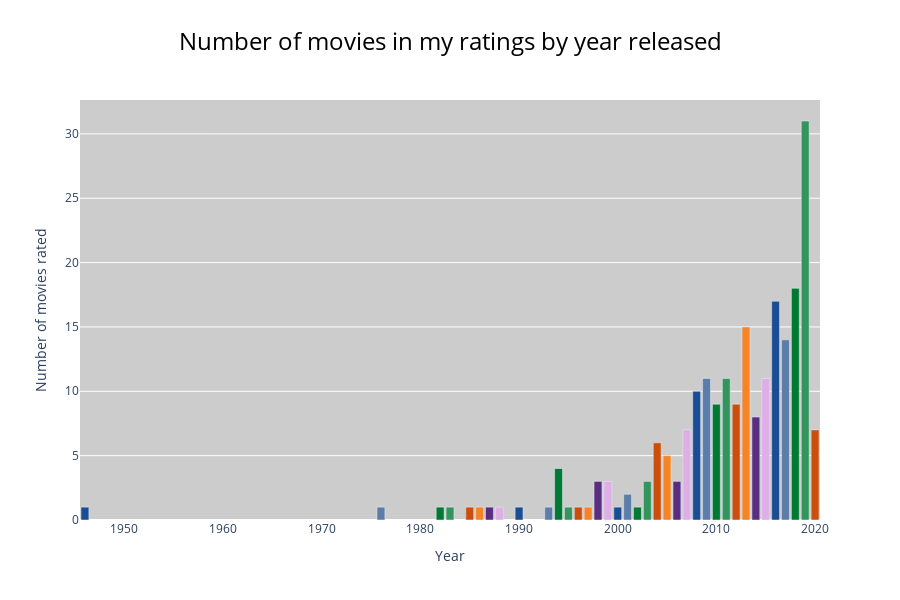

The cell this chart's notebook holds for it:
### Code cell
# bar1
# num movies per year
bar = df.groupby('Year').count()['Title'].copy()
fig = go.Figure(data=go.Bar(x=bar.index,
                    y=bar.values,
                    marker_color=full_color_list[0:len(bar)],
                    hovertemplate='Year: ' + bar.index.astype(str) + ''+
                    '<br>Count: '+ bar.values.astype(str) +'<br>'
                    + '<extra></extra>'
                ))
fig.update_layout(
    plot_bgcolor='#cccccc',
    title=dict(
        text='Number of movies in my ratings by year released',
        font=dict(
            size=24,
            color='#000000'
        ),
        x=.5
    ),
    xaxis=dict(
        title='Year'
    ),
    yaxis=dict(
        title='Number of movies rated'
    ),
    width=900,
    height=600
)
fig.show()
# plotly.offline.plot(fig, filename='3-13-20-bar1.html')
# Originally run with 'https://github.com/ethanfuerst/imdb_ratings/blob/226cfa35e9f54639c2e5a042ac60bea2a2ffc0f7/ratings.csv'
# pio.write_html(fig, file='3-3-20-bar1.html', auto_open=True)
# fig.write_image("3-13-20-bar1.png")

### Figure 1 — Plotly figure (JSON) as saved in the notebook; plotly's stock layout.template omitted (floating-point values rounded to 4 significant figures)
{"data": [{"hovertemplate": ["Year: 1946<br>Count: 1<br><extra></extra>", "Year: 1976<br>Count: 1<br><extra></extra>", "Year: 1982<br>Count: 1<br><extra></extra>", "Year: 1983<br>Count: 1<br><extra></extra>", "Year: 1985<br>Count: 1<br><extra></extra>", "Year: 1986<br>Count: 1<br><extra></extra>", "Year: 1987<br>Count: 1<br><extra></extra>", "Year: 1988<br>Count: 1<br><extra></extra>", "Year: 1990<br>Count: 1<br><extra></extra>", "Year: 1993<br>Count: 1<br><extra></extra>", "Year: 1994<br>Count: 4<br><extra></extra>", "Year: 1995<br>Count: 1<br><extra></extra>", "Year: 1996<br>Count: 1<br><extra></extra>", "Year: 1997<br>Count: 1<br><extra></extra>", "Year: 1998<br>Count: 3<br><extra></extra>", "Year: 1999<br>Count: 3<br><extra></extra>", "Year: 2000<br>Count: 1<br><extra></extra>", "Year: 2001<br>Count: 2<br><extra></extra>", "Year: 2002<br>Count: 1<br><extra></extra>", "Year: 2003<br>Count: 3<br><extra></extra>", "Year: 2004<br>Count: 6<br><extra></extra>", "Year: 2005<br>Count: 5<br><extra></extra>", "Year: 2006<br>Count: 3<br><extra></extra>", "Year: 2007<br>Count: 7<br><extra></extra>", "Year: 2008<br>Count: 10<br><extra></extra>", "Year: 2009<br>Count: 11<br><extra></extra>", "Year: 2010<br>Count: 9<br><extra></extra>", "Year: 2011<br>Count: 11<br><extra></extra>", "Year: 2012<br>Count: 9<br><extra></extra>", "Year: 2013<br>Count: 15<br><extra></extra>", "Year: 2014<br>Count: 8<br><extra></extra>", "Year: 2015<br>Count: 11<br><extra></extra>", "Year: 2016<br>Count: 17<br><extra></extra>", "Year: 2017<br>Count: 14<br><extra></extra>", "Year: 2018<br>Count: 18<br><extra></extra>", "Year: 2019<br>Count: 31<br><extra></extra>", "Year: 2020<br>Count: 7<br><extra></extra>"], "marker": {"color": ["#1A4D94", "#5C7DAA", "#007A33", "#33955C", "#CB4F0A", "#F58426", "#5A2D81", "#DFAEE6", "#1A4D94", "#5C7DAA", "#007A33", "#33955C", "#CB4F0A", "#F58426", "#5A2D81", "#DFAEE6", "#1A4D94", "#5C7DAA", "#007A33", "#33955C", "#CB4F0A", "#F58426", "#5A2D81", "#DFAEE6", "#1A4D94", "#5C7DAA", "#007A33", "#33955C", "#CB4F0A", "#F58426", "#5A2D81", "#DFAEE6", "#1A4D94", "#5C7DAA", "#007A33", "#33955C", "#CB4F0A"]}, "type": "bar", "x": [1946, 1976, 1982, 1983, 1985, 1986, 1987, 1988, 1990, 1993, 1994, 1995, 1996, 1997, 1998, 1999, 2000, 2001, 2002, 2003, 2004, 2005, 2006, 2007, 2008, 2009, 2010, 2011, 2012, 2013, 2014, 2015, 2016, 2017, 2018, 2019, 2020], "y": [1, 1, 1, 1, 1, 1, 1, 1, 1, 1, 4, 1, 1, 1, 3, 3, 1, 2, 1, 3, 6, 5, 3, 7, 10, 11, 9, 11, 9, 15, 8, 11, 17, 14, 18, 31, 7]}], "layout": {"height": 600, "plot_bgcolor": "#cccccc", "title": {"font": {"color": "#000000", "size": 24}, "text": "Number of movies in my ratings by year released", "x": 0.5}, "width": 900, "xaxis": {"title": {"text": "Year"}}, "yaxis": {"title": {"text": "Number of movies rated"}}}}
